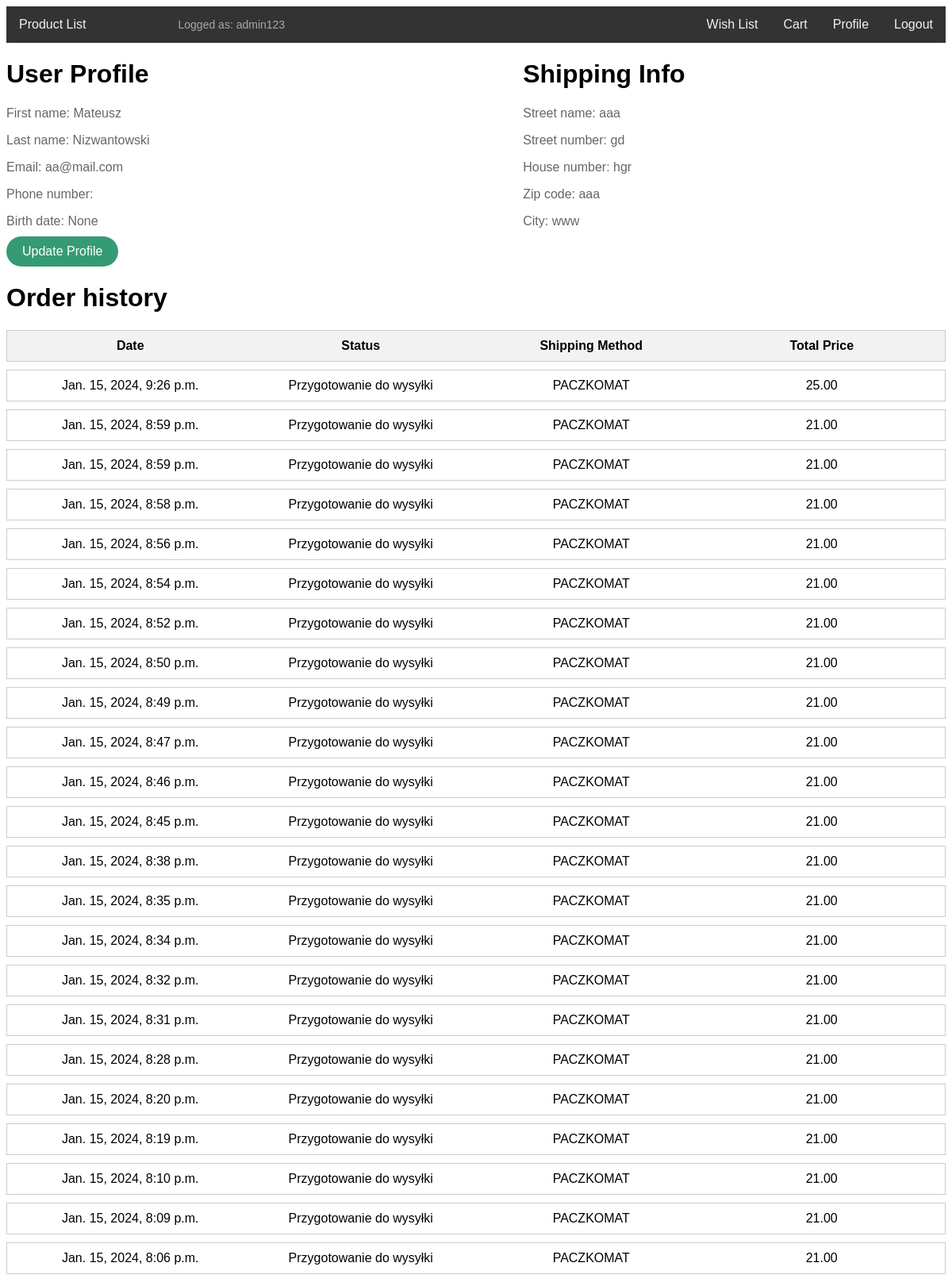
Screenshot of /accounts/profile/ (signed in) with the database file from the repository.
### accounts/models.py (models this page shows)
class UserProfile(models.Model):
    user = models.OneToOneField(User, on_delete=models.CASCADE)
    phone_number = models.CharField(max_length=20)
    street_number = models.CharField(max_length=10)
    house_number = models.CharField(max_length=10)
    street_name = models.CharField(max_length=255)
    zip_code = models.CharField(max_length=10)
    city = models.CharField(max_length=255)
    birth_date = models.DateField(null=True, blank=True)
    email = models.EmailField(max_length=255, default="")
    first_name = models.CharField(max_length=255, default="")
    last_name = models.CharField(max_length=255, default="")

### cart_and_orders/models.py (models this page shows, shortened)
class Order(models.Model):
    SHIPPING_METHODS = [
        ("PACZKOMAT", "Paczkomat"),
        ("PACZKA_ORLEN", "Paczka Orlen"),
        ("POCZTA_POLSKA", "Poczta Polska"),
        ("KURIER", "Kurier"),
    ]
    user = models.ForeignKey(User, on_delete=models.CASCADE)
    created_at = models.DateTimeField(auto_now_add=True)
    shipping_method = models.CharField(
        max_length=20, choices=SHIPPING_METHODS, default="Paczkomat"
    )
    shipping_status = models.CharField(
        max_length=20, default="Przygotowanie do wysyłki"
    )
    shipping_street_number = models.CharField(max_length=10)
    shipping_house_number = models.CharField(max_length=10)
    shipping_street_name = models.CharField(max_length=255)
    shipping_zip_code = models.CharField(max_length=10)
    shipping_city = models.CharField(max_length=255)
    shipping_email = models.EmailField(max_length=255)
    shipping_first_name = models.CharField(max_length=255)
    shipping_last_name = models.CharField(max_length=255)
    shipping_phone_number = models.CharField(max_length=20)
    total_price = models.DecimalField(max_digits=6, decimal_places=2, default=21)

### accounts/views.py (the view)
# urls.py: path("profile/", views.user_profile_detail_view, name="profile_detail"),
@login_required
def user_profile_detail_view(request):
    user_profile = request.user.userprofile
    orders = Order.objects.filter(user=request.user)
    orders = orders.order_by("-created_at")
    return render(
        request,
        "registration/profile_detail.html",
        {"user_profile": user_profile, "orders": orders},
    )

### templates/registration/profile_detail.html
{% extends "base.html" %}
{% load static %}
{% block content %}
<link href="{% static 'registration/profile_detail.css' %}" rel="stylesheet">
<div class="profile-container">
    <div>
        <h1>User Profile</h1>
        <p>First name: {{ user_profile.first_name }}</p>
        <p>Last name: {{ user_profile.last_name }}</p>
        <p>Email: {{ user_profile.email }}</p>
        <p>Phone number: {{ user_profile.phone_number }}</p>
        <p>Birth date: {{ user_profile.birth_date }}</p>
        <a href="{% url 'profile' %}" class="btn btn-primary">Update Profile</a>
    </div>
    <div>
        <h1>Shipping Info</h1>
        <p>Street name: {{ user_profile.street_name }}</p>
        <p>Street number: {{ user_profile.street_number }}</p>
        <p>House number: {{ user_profile.house_number }}</p>
        <p>Zip code: {{ user_profile.zip_code }}</p>
        <p>City: {{ user_profile.city }}</p>
    </div>
</div>
<h1>Order history</h1>
<div class="order-header">
    <div>Date</div>
    <div>Status</div>
    <div>Shipping Method</div>
    <div>Total Price</div>
</div>
{% for order in orders %}
<div class="order">
    <div>{{ order.created_at }}</div>
    <div>{{ order.shipping_status }}</div>
    <div>{{ order.shipping_method }}</div>
    <div>{{ order.total_price }}</div>
</div>
{% empty %}
<p>No orders yet.</p>
{% endfor %}
{% endblock %}

### templates/base.html (shortened to what this page needs)
{% load static %}
<!DOCTYPE html>
<html lang="en">
<link rel="stylesheet" href="{% static 'style.css' %}">
<head>
</head>
<body>
    {% if user.is_authenticated %}
    <div class="navbar">
        <a href="{% url 'index'%}">Product List</a>
        <p>Logged as: {{ user.username }}</p>
        <a class="signin" href="/accounts/logout/">Logout</a>
        <a class="signin" href="/accounts/profile/">Profile</a>
        <a class="signin" href="/orders/cart/">Cart</a>
        <a class="signin" href="{% url 'favorites'%}">Wish List</a>
    </div>
    {% else %}
    <div class="navbar">
        <a href="{% url 'index'%}">Product List</a>
        <a class="signin" href="/accounts/register/">Register</a>
        <a class="signin" href="/accounts/login/">Login</a>
    </div>
    {% endif %}
    {% block content %}
    {% endblock %}
</body>
</html>

### static/style.css (style rules this page uses)
body { font-family: Arial, sans-serif; }
.navbar { overflow: hidden; background-color: #333; width: 100%; }
.navbar a { float: left; display: block; color: #f2f2f2; text-align: center; padding: 14px 16px; text-decoration: none; }
.navbar .signin { float: right; }
.navbar p { display: inline-block !important; color: rgb(172, 168, 168); font-size: 14px; margin-left: 100px; margin-top: 15px; }

### static/registration/profile_detail.css (style rules this page uses)
body { font-family: Arial, sans-serif; }
p { color: #666; margin-bottom: 10px; }
.profile-container { display: flex; justify-content: space-between; }
.profile-container>div { width: 45%; }
.btn { display: inline-block; padding: 10px 20px; color: #fff; background-color: #359b74; border: none; border-radius: 50px; text-decoration: none; transition: background-color 0.3s ease; }
.order-header, .order { display: flex; justify-content: space-between; border: 1px solid #ccc; padding: 10px; margin-bottom: 10px; }
.order-header div, .order div { flex: 1; text-align: center; }
.order-header { font-weight: bold; background-color: #f2f2f2; }

### rows the page displays
UserProfile: first_name "Mateusz", last_name "Nizwantowski", email "aa@mail.com", birth_date "None", street_name "aaa", street_number "gd", house_number "hgr", zip_code "aaa", city "www"
Order: created_at "Jan. 15, 2024, 9:26 p.m.", shipping_status "Przygotowanie do wysyłki", shipping_method "PACZKOMAT", total_price "25.00"
Order: created_at "Jan. 15, 2024, 8:59 p.m.", shipping_status "Przygotowanie do wysyłki", shipping_method "PACZKOMAT", total_price "21.00"
Order: created_at "Jan. 15, 2024, 8:59 p.m.", shipping_status "Przygotowanie do wysyłki", shipping_method "PACZKOMAT", total_price "21.00"
Order: created_at "Jan. 15, 2024, 8:58 p.m.", shipping_status "Przygotowanie do wysyłki", shipping_method "PACZKOMAT", total_price "21.00"
Order: created_at "Jan. 15, 2024, 8:56 p.m.", shipping_status "Przygotowanie do wysyłki", shipping_method "PACZKOMAT", total_price "21.00"
Order: created_at "Jan. 15, 2024, 8:54 p.m.", shipping_status "Przygotowanie do wysyłki", shipping_method "PACZKOMAT", total_price "21.00"
Order: created_at "Jan. 15, 2024, 8:52 p.m.", shipping_status "Przygotowanie do wysyłki", shipping_method "PACZKOMAT", total_price "21.00"
Order: created_at "Jan. 15, 2024, 8:50 p.m.", shipping_status "Przygotowanie do wysyłki", shipping_method "PACZKOMAT", total_price "21.00"
Order: created_at "Jan. 15, 2024, 8:49 p.m.", shipping_status "Przygotowanie do wysyłki", shipping_method "PACZKOMAT", total_price "21.00"
Order: created_at "Jan. 15, 2024, 8:47 p.m.", shipping_status "Przygotowanie do wysyłki", shipping_method "PACZKOMAT", total_price "21.00"
Order: created_at "Jan. 15, 2024, 8:46 p.m.", shipping_status "Przygotowanie do wysyłki", shipping_method "PACZKOMAT", total_price "21.00"
Order: created_at "Jan. 15, 2024, 8:45 p.m.", shipping_status "Przygotowanie do wysyłki", shipping_method "PACZKOMAT", total_price "21.00"
Order: created_at "Jan. 15, 2024, 8:38 p.m.", shipping_status "Przygotowanie do wysyłki", shipping_method "PACZKOMAT", total_price "21.00"
Order: created_at "Jan. 15, 2024, 8:35 p.m.", shipping_status "Przygotowanie do wysyłki", shipping_method "PACZKOMAT", total_price "21.00"
Order: created_at "Jan. 15, 2024, 8:34 p.m.", shipping_status "Przygotowanie do wysyłki", shipping_method "PACZKOMAT", total_price "21.00"
Order: created_at "Jan. 15, 2024, 8:32 p.m.", shipping_status "Przygotowanie do wysyłki", shipping_method "PACZKOMAT", total_price "21.00"
Order: created_at "Jan. 15, 2024, 8:31 p.m.", shipping_status "Przygotowanie do wysyłki", shipping_method "PACZKOMAT", total_price "21.00"
Order: created_at "Jan. 15, 2024, 8:28 p.m.", shipping_status "Przygotowanie do wysyłki", shipping_method "PACZKOMAT", total_price "21.00"
Order: created_at "Jan. 15, 2024, 8:20 p.m.", shipping_status "Przygotowanie do wysyłki", shipping_method "PACZKOMAT", total_price "21.00"
Order: created_at "Jan. 15, 2024, 8:19 p.m.", shipping_status "Przygotowanie do wysyłki", shipping_method "PACZKOMAT", total_price "21.00"
Order: created_at "Jan. 15, 2024, 8:10 p.m.", shipping_status "Przygotowanie do wysyłki", shipping_method "PACZKOMAT", total_price "21.00"
Order: created_at "Jan. 15, 2024, 8:09 p.m.", shipping_status "Przygotowanie do wysyłki", shipping_method "PACZKOMAT", total_price "21.00"
Order: created_at "Jan. 15, 2024, 8:06 p.m.", shipping_status "Przygotowanie do wysyłki", shipping_method "PACZKOMAT", total_price "21.00"

### other values shown
{{ user.username }} "admin123"
